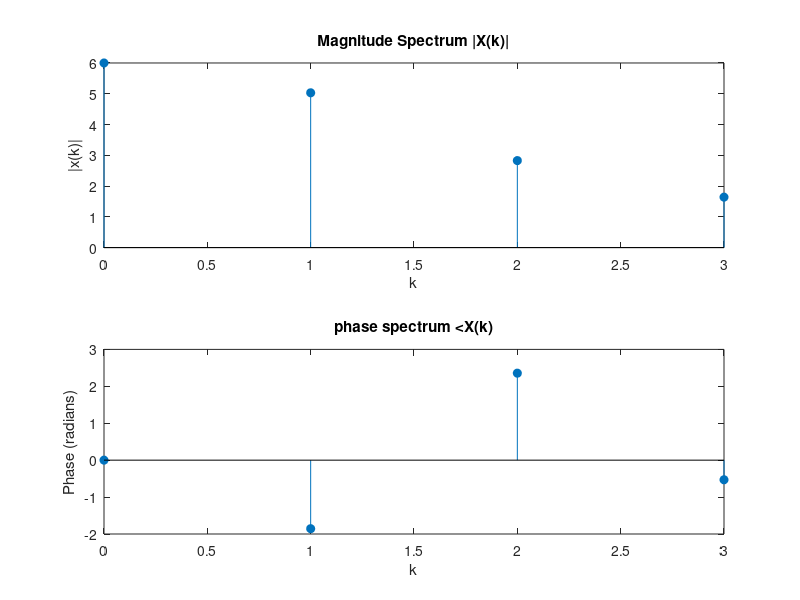

This chart was generated by the following MATLAB code:
clc;
clear;
close all;
x=[0,1,2,3];
N=length(x);
X_manual=zeros(1,N);
for k=0:N-1
    for n=0:N-1
        X_manual(k+1)=X_manual(k+1)+x(n+1)*exp((-1j*pi*k*n)/N);
    end
end
X_fft=fft(x,N);
disp('Input sequence x[n]');
disp(x);

disp('Dft computed manually');
disp(X_manual);

disp('DFT computed using MATLAB fft():');
disp(X_fft);

k=0:N-1;
subplot(2,1,1);
stem(k,abs(X_manual),'filled');
title('Magnitude Spectrum |X(k)|');
xlabel('k'); ylabel('|x(k)|');

subplot(2,1,2);
stem(k,angle(X_manual),'filled');
title('phase spectrum <X(k)');
xlabel('k'); ylabel('Phase (radians)')